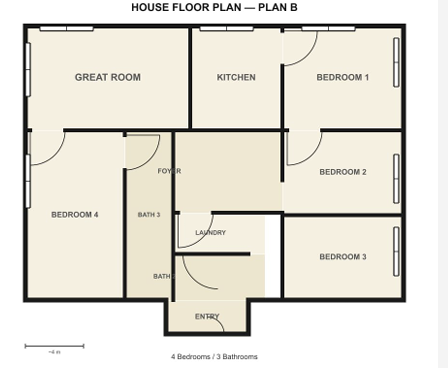
#> input picture backend/test/F2.png, 448 x 368 px
$ python door.py
#> lines starting #> are read from the running program, lines starting #| are printed output that depends on the picture; after the words box and inside, x2 and y2 are one past the last pixel; in counts of white or black regions, pixels touching at a corner belong together
import cv2
import numpy as np

def get_Cordinates(image_path='test/F2.png'):
#> called with image_path = 'test/F2.png'
    img = cv2.imread(image_path)
#> img is the input picture: shape (368, 448, 3); mean B, G, R 216.8, 226.2, 229.2
    if img is None:
        return []

    gray = cv2.cvtColor(img, cv2.COLOR_BGR2GRAY)
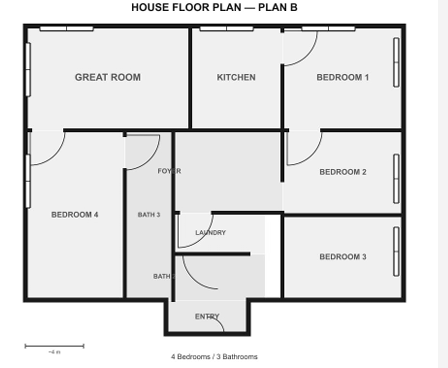
#> gray: shape (368, 448); min 0, max 255, mean 226.1

    # --- STEP 1: ROBUST TEXT REMOVAL ---
    _, thresh = cv2.threshold(gray, 225, 255, cv2.THRESH_BINARY_INV)
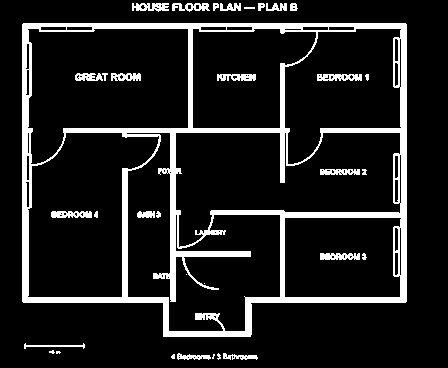
#> thresh: shape (368, 448); 12.3% white; 33 white regions (7 under 20 px), largest, box (x1, y1, x2, y2) and area: (22, 23, 407, 337) 17318, (317, 74, 362, 81) 251, (51, 211, 92, 218) 235

    # Remove ultra-thin strokes (Text removal)
    thin_kernel = np.ones((2, 2), np.uint8)
    thin_removed = cv2.morphologyEx(thresh, cv2.MORPH_OPEN, thin_kernel)
#> thin_removed: shape (368, 448); 12.3% white; 38 white regions (8 under 20 px), largest, box (x1, y1, x2, y2) and area: (23, 24, 408, 338) 17275, (52, 212, 93, 219) 231, (321, 254, 361, 261) 231

    num_labels, labels, stats, _ = cv2.connectedComponentsWithStats(thin_removed, connectivity=8)
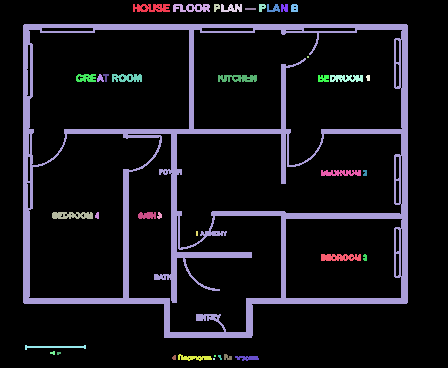
#> labels: shape (368, 448) int32; 39 distinct labels, from 0 to 38; one colour per label, 0 black
#> num_labels = 39; stats = 39 rows, first 6: [0, 0, 448, 368, 144641], [133, 4, 37, 8, 224], [173, 4, 37, 8, 203], [214, 4, 6, 8, 34], [221, 4, 21, 8, 114], [259, 4, 7, 8, 40]
    no_text = np.zeros_like(thresh)

    for i in range(1, num_labels):
        x, y, w, h, area = stats[i]
        if h == 0 or w == 0: continue

        aspect_ratio = w / float(h)

        # 🚫 Window/Text rejection conditions from your working file
        if (area < 800 or (w < 80 and h < 80) or aspect_ratio > 6 or aspect_ratio < 0.2):
            continue
        no_text[labels == i] = 255
#> this loop made 38 passes
#> (x, y, w, h, area, aspect_ratio) on passes 1, 2, 3, 4, 5, 6, 7, 8, 9, 10, 12, 13: (133, 4, 37, 8, 224, 4.62), (173, 4, 37, 8, 203, 4.62), (214, 4, 6, 8, 34, 0.75), (221, 4, 21, 8, 114, 2.62), (259, 4, 7, 8, 40, 0.875), (267, 4, 13, 8, 63, 1.62), (281, 4, 7, 8, 48, 0.875), (291, 4, 7, 8, 50, 0.875), (245, 8, 11, 2, 22, 5.5), (23, 24, 385, 314, 17275, 1.23), (76, 74, 20, 8, 127, 2.5), (97, 74, 7, 8, 36, 0.875)
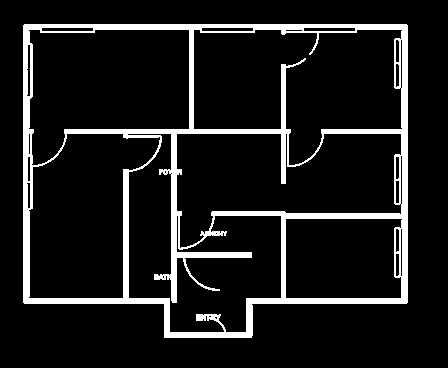
#> no_text: shape (368, 448); 10.5% white; 1 white region, box (x1, y1, x2, y2) and area: (23, 24, 408, 338) 17275

    no_text = cv2.medianBlur(no_text, 3)
#> no_text: shape (368, 448); 10.7% white; 1 white region, box (x1, y1, x2, y2) and area: (23, 24, 408, 338) 17648

    # --- STEP 2: WALL REMOVAL ---
    kernel_h = np.ones((25, 5), np.uint8)
    kernel_v = np.ones((5, 25), np.uint8)
    walls_h = cv2.morphologyEx(no_text, cv2.MORPH_OPEN, kernel_h)
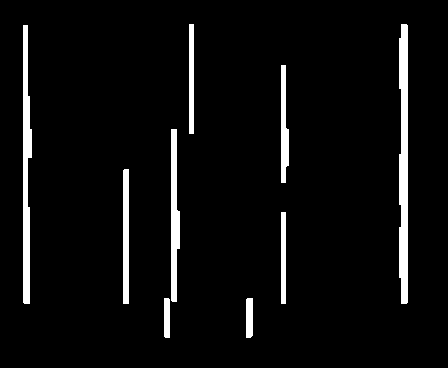
#> walls_h: shape (368, 448); 5% white; 9 white regions, largest, box (x1, y1, x2, y2) and area: (399, 24, 408, 304) 2264, (23, 25, 32, 304) 1770, (171, 129, 180, 302) 1152
    walls_v = cv2.morphologyEx(no_text, cv2.MORPH_OPEN, kernel_v)
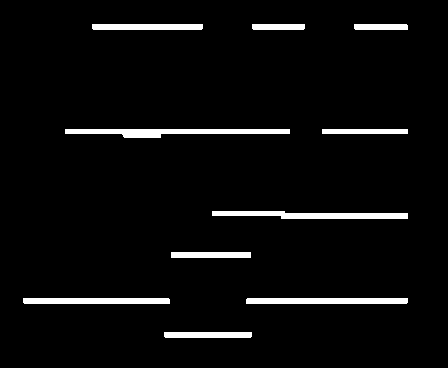
#> walls_v: shape (368, 448); 4.2% white; 10 white regions, largest, box (x1, y1, x2, y2) and area: (65, 129, 290, 138) 1277, (212, 211, 408, 219) 1115, (246, 298, 408, 304) 970
    walls = cv2.bitwise_or(walls_h, walls_v)
#> walls: shape (368, 448); 8.9% white; 3 white regions, box (x1, y1, x2, y2) and area: (23, 24, 408, 338) 9614, (65, 24, 290, 302) 4665, (252, 24, 305, 30) 316
    no_walls = cv2.subtract(no_text, walls)
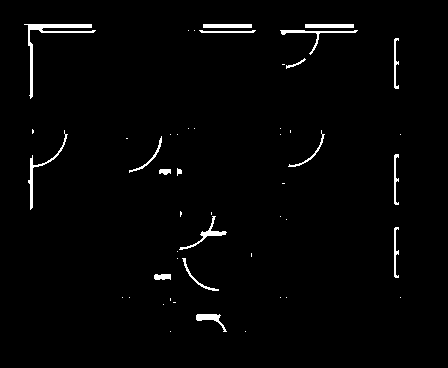
#> no_walls: shape (368, 448); 1.9% white; 49 white regions (31 under 20 px), largest, box (x1, y1, x2, y2) and area: (24, 24, 96, 99) 603, (28, 130, 68, 210) 273, (280, 30, 358, 55) 240
    no_walls = cv2.morphologyEx(no_walls, cv2.MORPH_CLOSE, np.ones((3,3), np.uint8))
#> no_walls: shape (368, 448); 1.9% white; 49 white regions (31 under 20 px)

    # --- STEP 3: GATE & WINDOW DETECTION ---
    contours, _ = cv2.findContours(no_walls, cv2.RETR_EXTERNAL, cv2.CHAIN_APPROX_NONE)
#> contours = 49 contours, 32 with area under 20; largest, box (x1, y1, x2, y2) and area: (24, 24, 96, 99) 410, (28, 130, 68, 210) 169, (179, 216, 227, 250) 160, (196, 314, 227, 332) 145, (305, 24, 354, 28) 144
    gate_list = []

    for cnt in contours:
        area = cv2.contourArea(cnt)
        perimeter = cv2.arcLength(cnt, True)
        if perimeter < 50 or area < 30: continue

        x, y, w, h = cv2.boundingRect(cnt)
        rect_area = w * h
        if rect_area == 0: continue

        solidity = area / rect_area
        epsilon = 0.01 * perimeter
        approx = cv2.approxPolyDP(cnt, epsilon, True)
        circularity = 4 * np.pi * area / (perimeter * perimeter) if perimeter > 0 else 0

        # 🚫 WINDOW FILTER (The Fix)
        # Rectangular items with high solidity and few vertices are ignored
        if len(approx) <= 6 and solidity > 0.7:
            continue

        # ✅ GATE DETECTION
        # Gates (arcs) have complex shapes (high vertex count) and lower circularity
        if len(approx) > 10 and circularity < 0.6:
            aspect_ratio = w / float(h) if h != 0 else 0
            if 0.3 < aspect_ratio < 3:
                gate_list.append({
                    "x": int(x),
                    "y": int(y),
                    "w": int(w),
                    "h": int(h),
                    "label": "gate"
                })
#> this loop made 49 passes
#> (area, perimeter, x, y, w, h, rect_area, solidity) on passes 3, 17, 20, 26, 33, 35, 42: (145, 87.11, 196, 314, 31, 18, 558, 0.26), (75, 116.5, 394, 227, 5, 51, 255, 0.294), (159.5, 149.6, 179, 216, 48, 34, 1632, 0.0977), (75, 116.5, 394, 154, 5, 51, 255, 0.294), (61.5, 121.6, 288, 130, 37, 37, 1369, 0.0449), (169, 227.5, 28, 130, 40, 80, 3200, 0.0528), (75, 116.5, 394, 38, 5, 51, 255, 0.294)
#> (area, perimeter, x, y, w, h, rect_area, solidity) on passes 13, 28, 43, 49: (76, 111.4, 182, 258, 37, 33, 1221, 0.0622), (70, 110.2, 129, 136, 33, 37, 1221, 0.0573), (141.5, 207, 280, 30, 78, 25, 1950, 0.0726), (410, 393.5, 24, 24, 72, 75, 5400, 0.0759)
#> after the loop, gate_list = 4 items

    return gate_list

get_Cordinates()

$ run again, with backend/test/F1.png copied over backend/test/F2.png
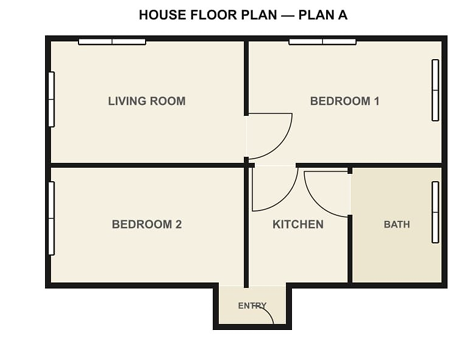
#> input picture backend/test/F1.png, 474 x 339 px
#> in get_Cordinates, img is the input picture: shape (339, 474, 3); mean B, G, R 217.1, 226.1, 228.9
#> thresh: shape (339, 474); 11.1% white; 51 white regions (17 under 20 px), largest, box (x1, y1, x2, y2) and area: (45, 35, 448, 330) 14138, (431, 181, 440, 246) 341, (431, 59, 440, 122) 336
#> thin_removed: shape (339, 474); 11.1% white; 43 white regions (1 under 20 px), largest, box (x1, y1, x2, y2) and area: (46, 36, 449, 331) 13897, (432, 182, 441, 245) 337, (432, 60, 441, 123) 336
#> in get_Cordinates, `num_labels, labels, stats, _ = cv2.connectedComponentsWithStats(thin_r..`:
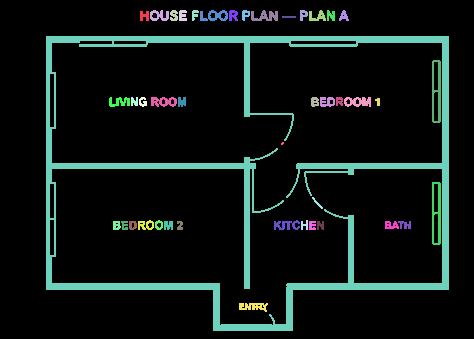
#> labels: shape (339, 474) int32; 44 distinct labels, from 0 to 43; one colour per label, 0 black
#> num_labels = 44; stats = 44 rows, first 6: [0, 0, 474, 339, 142911], [140, 11, 9, 10, 69], [150, 10, 19, 11, 131], [170, 10, 8, 11, 67], [179, 10, 8, 11, 73], [192, 10, 7, 11, 49]
#> the loop in get_Cordinates, `for i in range(1, num_labels):` made 43 passes
#> (x, y, w, h, area, aspect_ratio) on passes 1 to 8: (140, 11, 9, 10, 69, 0.9), (150, 10, 19, 11, 131, 1.73), (170, 10, 8, 11, 67, 0.727), (179, 10, 8, 11, 73, 0.727), (192, 10, 7, 11, 49, 0.636), (200, 10, 28, 11, 181, 2.55), (229, 10, 9, 11, 75, 0.818), (242, 10, 8, 11, 56, 0.727)
#> walls_h: shape (339, 474); 3.1% white; 9 white regions, largest, box (x1, y1, x2, y2) and area: (442, 36, 449, 290) 1776, (244, 158, 250, 288) 780, (244, 36, 250, 116) 480
#> walls_v: shape (339, 474); 4.8% white; 6 white regions, box (x1, y1, x2, y2) and area: (46, 36, 449, 43) 2560, (46, 163, 255, 169) 1254, (46, 283, 220, 290) 1216, (286, 283, 449, 290) 1139, (297, 163, 449, 169) 912, (213, 324, 293, 331) 558
#> walls: shape (339, 474); 7.5% white; 2 white regions, box (x1, y1, x2, y2) and area: (46, 36, 449, 331) 9703, (46, 126, 255, 288) 2314
#> in get_Cordinates, `no_walls = cv2.subtract(no_text, walls)`:
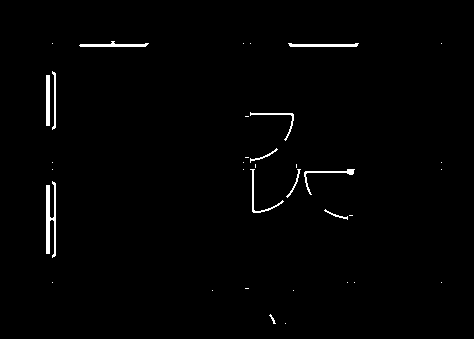
#> no_walls: shape (339, 474); 1.2% white; 35 white regions (23 under 20 px), largest, box (x1, y1, x2, y2) and area: (46, 181, 56, 258) 448, (79, 41, 149, 47) 216, (288, 43, 359, 47) 213
#> contours = 35 contours, 24 with area under 20; largest, box (x1, y1, x2, y2) and area: (46, 181, 56, 258) 303, (46, 75, 50, 126) 150, (79, 41, 149, 47) 146, (288, 43, 359, 47) 141, (304, 169, 355, 195) 97
#> the loop in get_Cordinates, `for cnt in contours:` made 35 passes
#> (area, perimeter, x, y, w, h, rect_area, solidity) on passes 14, 15, 25: (97, 154.3, 304, 169, 51, 26, 1326, 0.0732), (32.5, 70.18, 286, 169, 15, 29, 435, 0.0747), (32.5, 69.36, 250, 148, 28, 15, 420, 0.0774)
#> after the loop in get_Cordinates, `for cnt in contours:`: gate_list = 3 items

$ run again, with backend/test/F3.png copied over backend/test/F2.png
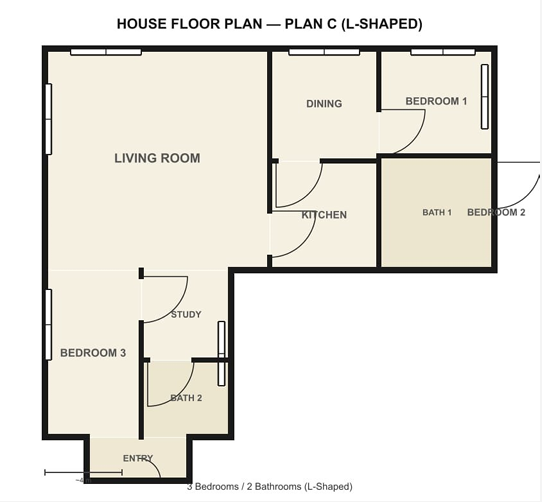
#> input picture backend/test/F3.png, 542 x 502 px
#> in get_Cordinates, img is the input picture: shape (502, 542, 3); mean B, G, R 224.4, 231.6, 233.9
#> thresh: shape (502, 542); 9.2% white; 74 white regions (29 under 20 px), largest, box (x1, y1, x2, y2) and area: (41, 45, 540, 490) 20356, (60, 348, 117, 357) 397, (480, 64, 489, 130) 351
#> thin_removed: shape (502, 542); 9.2% white; 73 white regions (17 under 20 px), largest, box (x1, y1, x2, y2) and area: (42, 46, 541, 490) 20049, (61, 349, 118, 358) 396, (481, 65, 490, 131) 351
#> in get_Cordinates, `num_labels, labels, stats, _ = cv2.connectedComponentsWithStats(thin_r..`:
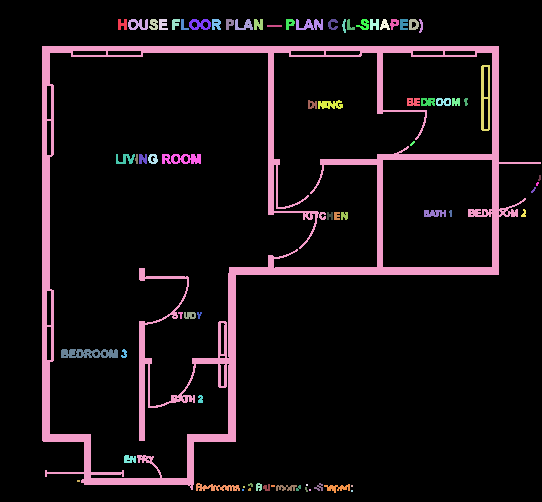
#> labels: shape (502, 542) int32; 74 distinct labels, from 0 to 73; one colour per label, 0 black
#> num_labels = 74; stats = 74 rows, first 6: [0, 0, 542, 502, 247171], [118, 19, 9, 11, 75], [128, 19, 20, 11, 139], [149, 19, 9, 11, 70], [159, 19, 9, 11, 75], [172, 19, 8, 11, 59]
#> the loop in get_Cordinates, `for i in range(1, num_labels):` made 73 passes
#> (x, y, w, h, area, aspect_ratio) on passes 1 to 8: (118, 19, 9, 11, 75, 0.818), (128, 19, 20, 11, 139, 1.82), (149, 19, 9, 11, 70, 0.818), (159, 19, 9, 11, 75, 0.818), (172, 19, 8, 11, 59, 0.727), (181, 19, 8, 11, 43, 0.727), (189, 19, 22, 11, 151, 2), (212, 19, 9, 11, 78, 0.818)
#> walls_h: shape (502, 542); 3.5% white; 9 white regions, largest, box (x1, y1, x2, y2) and area: (42, 46, 50, 442) 2756, (224, 267, 236, 442) 1652, (492, 46, 499, 275) 1601
#> walls_v: shape (502, 542); 2.9% white; 7 white regions, largest, box (x1, y1, x2, y2) and area: (42, 46, 499, 53) 2781, (229, 267, 499, 275) 2158, (321, 154, 499, 165) 1097
#> walls: shape (502, 542); 6.1% white; 2 white regions, box (x1, y1, x2, y2) and area: (42, 46, 499, 486) 15859, (139, 322, 145, 440) 708
#> in get_Cordinates, `no_walls = cv2.subtract(no_text, walls)`:
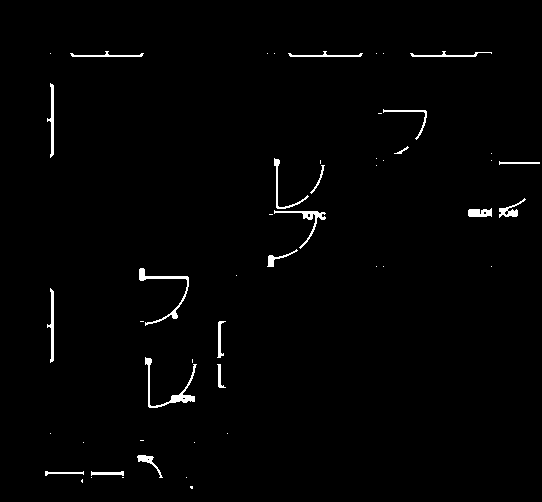
#> no_walls: shape (502, 542); 1.3% white; 50 white regions (29 under 20 px), largest, box (x1, y1, x2, y2) and area: (145, 357, 197, 408) 424, (139, 268, 189, 326) 383, (274, 210, 326, 249) 284
#> contours = 47 contours, 28 with area under 20; largest, box (x1, y1, x2, y2) and area: (274, 158, 326, 249) 368, (145, 357, 197, 408) 304, (139, 268, 189, 326) 262, (47, 288, 54, 363) 160, (47, 83, 54, 158) 160
#> the loop in get_Cordinates, `for cnt in contours:` made 47 passes
#> (area, perimeter, x, y, w, h, rect_area, solidity) on passes 6, 19, 23, 25, 26, 34, 45: (112.5, 81.36, 137, 455, 26, 23, 598, 0.188), (261.5, 273.1, 139, 268, 50, 58, 2900, 0.0902), (85, 85.11, 267, 249, 31, 18, 558, 0.152), (150.5, 62.73, 468, 208, 24, 9, 216, 0.697), (155, 89.6, 499, 198, 27, 20, 540, 0.287), (368, 355.1, 274, 158, 52, 91, 4732, 0.0778), (89, 177, 410, 51, 82, 6, 492, 0.181)
#> after the loop in get_Cordinates, `for cnt in contours:`: gate_list = 6 items
